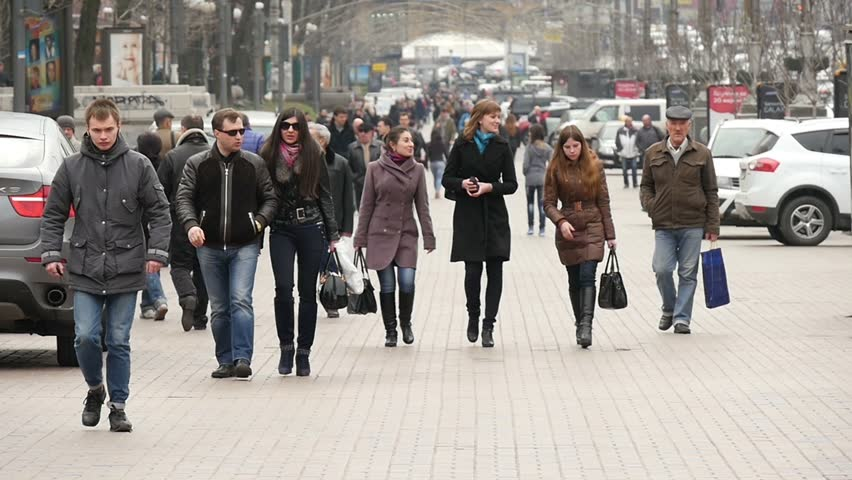
#> input picture vscode/02-material/W08/data/people01.jpg, 852 x 480 px
$ jupyter execute --allow-errors 03-hog.ipynb
#> lines starting #> are read from the running program, lines starting #| are printed output that depends on the picture; long printed decimals are rounded
[cell 1]
import requests
from IPython.core.display import HTML
HTML(f"""
<style>
@import "https://cdn.jsdelivr.net/npm/bulma@0.9.4/css/bulma.min.css";
</style>
""")

# Gradient image features: Histogram of Oriented Gradients (HoG) introduction
This exercise is centered around extraction of gradient features from images. It consist of two parts:
1. Construction of sobel (derivative) filters and convolving them with a sample image.
2. Introduction and application of HoG features on a sample image.

The following cell loads a sample image.

[cell 2]
## load input image
import matplotlib.pyplot as plt


fn =  "./data/people01.jpg"
image = plt.imread(fn)
#> image is the input picture: shape (480, 852, 3); mean R, G, B 152.3, 146.7, 141.6
print(image.shape)
#| (480, 852, 3)

#> (the rest of this cell did not finish here and is left out)

---
**Task 1 (medium): Apply sobel filters👩‍💻**
The goal in this task is to construct derivative (sobel) filters in the x and y direction, and apply them by implementing a convolution algoritm.
The following steps must be completed:
1. Constuct the two gradient filters defined by the matrices below:

$$
sobel_x=\left[
	\begin{array}{r r r}
		-1 & 0 & 1 \\
		-2 & 0 & 2 \\
		-1 & 0 & 1
	\end{array}
\right],
sobel_y=\left[
	\begin{array}{r r r}
		-1 & -2 & -1 \\
		0 &  0 & 0 \\
		1 & 2 & 1
	\end{array}
\right]
$$
2. (Optional) For the exercises last week, the `convolve`
 method from scipy was used to apply the filters. You are free to reuse the same method for this exercise. Optionally, this week we implement the method `convolve2d`
 from scratch. Below is a breakdown of the `convolve2d`
 function used for performing a 2D convolution operation on an image:
    - Reverse the filter, flipping it both vertically and horizontally, to adhere to the convolution's mathematical definition.

    - Output preparation, create an empty array, the same size as the image, to capture the convolution results.

    - Add zero-padding around the image borders to ensure that the kernel properly processes the edges.

    - Convolution process, iterate over each pixel. For each, apply the kernel, multiply its values with the image segment, and sum the results to assign a new value to the pixel.

3. Apply the sobel filters using `convolve2d`
 (or `convolve`
 from scipy) on the sample image. Plot the results using the provided subplot template.

---

[cell 3]
import numpy as np
import matplotlib.pyplot as plt
from skimage import color
from scipy.ndimage import convolve

def rgb2gray(rgb):
    """Convert RGB image to grayscale
       Parameters:
        rgb : RGB image
       Returns:
        Grayscale image
    """
    return np.dot(rgb[...,:3], [0.2989, 0.5870, 0.1140])
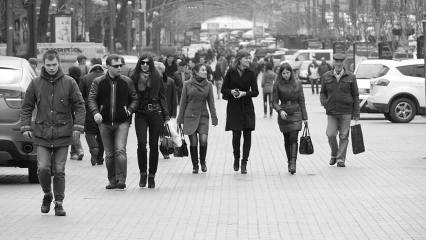
#> returned value: shape (480, 852) float64 (shown at 1/2 size); min 0, max 255, mean 147.8

# [9 lines left out: function convolve2d, not called in this run]


# Convert the image to grayscale
gray_image = rgb2gray(image)

# Compute the gradients using the Sobel operator
# Define the Sobel operator kernels.

# Step 1: construct sobel filters
sx = np.array([[-1, 0, 1],
               [-2, 0, 2],
               [-1, 0, 1]])

sy = sx.T # Due to the similarities of the two kernels, then we could take the transpose of sx and get sy
# Step 2: implement / finish
# Step 3: convolve the image with the filters

# Since shape is (480, 852, 3) then we need to get the dimensions
# to fit the dimensions of the kernel. For that reason to get rid of
# the 3 dimension at the end of the parenthesis, we need to get the
# greyscale first
grey_image = color.rgb2gray(image)
g_x = convolve(grey_image, sx)
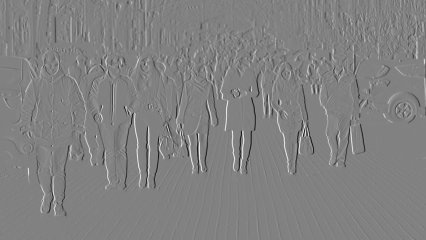
#> g_x: shape (480, 852) float64 (shown at 1/2 size); min -3.69, max 3.58, mean -0.000986; drawn with min black and max white
g_y = convolve(grey_image, sy)
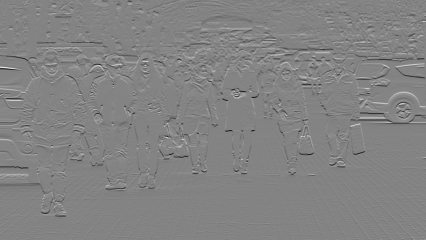
#> g_y: shape (480, 852) float64 (shown at 1/2 size); min -3.81, max 3.57, mean -0.00629; drawn with min black and max white
# Step 4:  Visualize the original image and gradients with the following subplot template

plt.figure(figsize=(15, 5))
#> (this line was passed over: IPython is not available in this run)
plt.subplot(1, 3, 1)
#> (this line was passed over: IPython is not available in this run)
#> (the rest of this cell did not finish here and is left out)

In the following section, you are reintroduced (see the classification lecture slides) to the [HOG descriptor](https://en.wikipedia.org/wiki/Histogram_of_oriented_gradients)
, shown how to calculate a HoG featues for an image, which includes a visualization of the HoG descriptor.
## Overview of Histogram of Oriented Gradients (HOG) Algorithm
The Histogram of Oriented Gradients (HOG) is a feature descriptor used in computer vision and image processing to detect objects. The process involves the following stages:

**1. Preprocessing / Smoothing:**

Initially, the image undergoes a global normalization application — a procedure that diminishes the effects of lighting discrepancies. A common technique involves gamma (power-law) compression, which can be achieved by calculating the square root or logarithm of each color channel. This stage helps in lessening the impact of local shadowing and highlights variations since the image texture strength is generally related to the local surface illumination.

**2. Calculation of Image Gradients:**

This stage focuses on computing the first-order image gradients. These gradients are crucial as they encapsulate information regarding contours, silhouettes, and textures. This process helps in maintaining resistance to different lighting conditions. The standard procedure is to either convert the image to grayscale or use the most prominent color channel.
**Info**
This step was implemented by us in the first part of the exercise.


**3. Creation of Cells and Calculation of Histograms:**

The objective here is to create an encoding that is attuned to local image content, yet stable against minor alterations in posture or appearance. This method involves partitioning the image window into smaller spatial segments known as "cells." Each cell undergoes a process to accumulate a local 1-D histogram that calculates gradient or edge orientations across all pixels within the cell. This histogram, known as the "orientation histogram," categorizes the gradient angle range into several predetermined bins, with the gradient magnitudes of the cell's pixels contributing to the histogram's data.

**4. Normalization Across Blocks:**

The subsequent stage involves normalizing, which takes into account local arrays of cells, and performs contrast adjustments on their collective responses before the next phase. This step is pivotal for achieving invariance to lighting, shadowing, and edge contrast. It operates by gathering a metric of local histogram "energy" over localized cell groups termed "blocks." This metric is then employed to normalize each cell within the block. Notably, while each cell might be common to multiple blocks, the normalizations are unique to each block, resulting in the cell's repeated appearance with distinct normalizations in the final output vector. Despite seeming redundant, this technique enhances performance. The descriptors obtained from these normalised blocks are what constitute the Histogram of Oriented Gradient (HOG) descriptors.

**5. Compilation of Feature Vector:**

The concluding step amalgamates the HOG descriptors from all block groupings, derived from a dense, overlapping grid spanning the detection window, into a unified feature vector. This vector is integral for the functionality of the window classifier.
In essence, the HOG algorithm is a sophisticated method that converts image data into a format conducive to object detection, with considerable resistance to variations in lighting and posture.

---

**Task 2 (easy): Calculate the HOG descriptor👩‍💻**

After block normalization, concatenate the resulting histograms into the final HOG feature descriptor (vector).
Use the function [skimage.feature.hog](https://scikit-image.org/docs/stable/api/skimage.feature.html<elem-0>.feature.hog)
 to compute
the feature descriptor vector from the resized image. Use the command:
```python
(fd, hog) = hog(
image,
orientations=bins,
pixels_per_cell=(pixels_per_cell, pixels_per_cell),
cells_per_block=(cells_per_block, cells_per_block),
block_norm="L2",
visualize=True,
feature_vector=False,
channel_axis=-1)

```
The function `skimage.features.hog`
 also returns the feature descriptor vector (`fd`
), in which its
size is equal to the number of: Bins $\times$ Block Columns
$\times$ Block Rows $\times$ Cells in the Block.

---

[cell 4]
from skimage.feature import hog
from skimage import data, exposure

# load new image
image1 = data.astronaut()[:270,100:320]
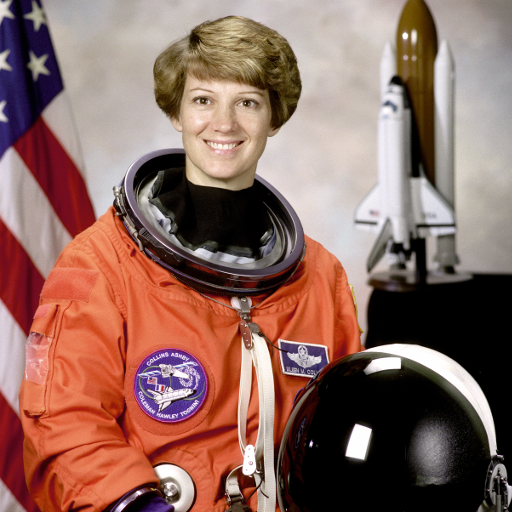
#> input picture skimage.data.astronaut(), 512 x 512 px
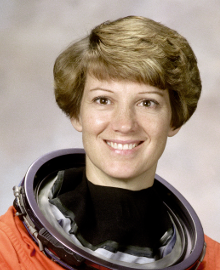
#> image1: shape (270, 220, 3); mean R, G, B 148.5, 130.6, 117.9
print(image1.shape)
#| (270, 220, 3)


fv=True, # Feature vector
bins = 8 # Bins
ppc = 16 # Pixels Per Cell
cpb = 4  # Cells Per Block

fd1, hog_feat1 = hog(image1,
                    orientations=bins,
                    pixels_per_cell=(ppc, ppc),
                    cells_per_block=(cpb, cpb),
                    block_norm="L2",
                    visualize=True,
                    feature_vector=True,
                    channel_axis=-1) # replace this with hog feature results. fd is the feature vector and hog_image is the visualization of the calculated gradients.
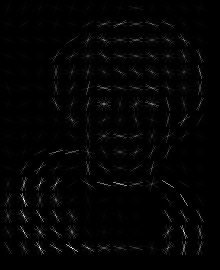
#> hog_feat1: shape (270, 220) float64; min 0, max 68.85, mean 1.1; drawn with min black and max white
#> fd1 = 16640 values, max 0.717 at index 14860, min 0 at index 12411, mean 0.0553

# after implementation of the HoG function, run the following plot
#> (the rest of this cell did not finish here and is left out)

---
**Task 3 (easy): Test the HOG descriptor👩‍💻**
Test the HOG descriptor and function settings:
Try changing:
- The number of bins
- The number of pixels per cell
- The number of cells per block

1. The number of cells per block does not change the visulization, why is that? what does it actually affect?
2. How much does the features space reduce by doing HoG (compare to the default setting)?    - Follow-up (optional), how is the number of output features (i.e. shape of HoG feature vector) defined by the settings (number of bins, number of pixels per cell, and number of cells per block)
**Tip**
Use the output shape of the feature vector to infer the relationship.

---In the next cell we load another image (of a cat) and run the same code as above

---

**Answers**
1. I am not sure why yet... However, what I do see is that it changes the number of features in the feature vector
2. In the hog.pdf it states that (ppc X ppc) X cpb X bins = (# of features in feature vector).
   So compared to the standard it is more.(Notice that i am not sure about this)

[cell 5]
image2 = data.cat()[:270,:440:2]
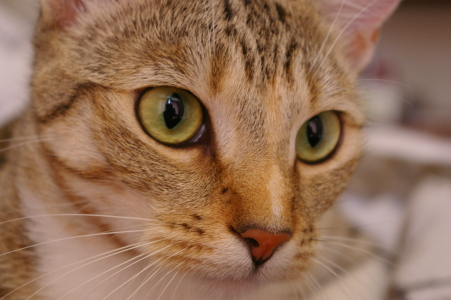
#> input picture skimage.data.cat(), 451 x 300 px
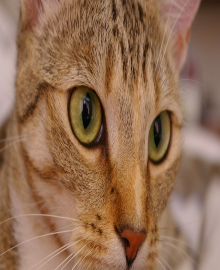
#> image2: shape (270, 220, 3); mean R, G, B 146.3, 109.6, 83.4
print(image2.shape)
#| (270, 220, 3)

fv=True, # Feature vector

# Bins: Controls the number of lines that is being used to show the edges/lines of the cat. Increasing this from 0 - n you will see the increase in details.(the number of lines in crosses being drawn)
bins = 8

# Pixels Per Cell: Controls how many pixels should be included in each cell. This increases the amount of crosses being drawn.
# By lowering it fewer pixels will be taken into consideration before drawing the crosses. Increasing it then more pixels will be taken into consideration
# when drawing the crosses
ppc = 16

# Cells Per Block
cpb = 4
fd2, hog_image2 = hog(image2,
                    orientations=bins,
                    pixels_per_cell=(ppc, ppc),
                    cells_per_block=(cpb, cpb),
                    block_norm="L2",
                    visualize=True,
                    feature_vector=True,
                    channel_axis=-1) # replace this with hog feature results. fd is the feature vector and hog_image is the visualization of the calculated gradients.
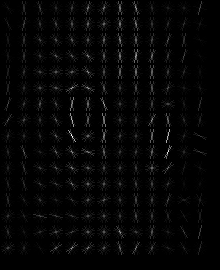
#> hog_image2: shape (270, 220) float64; min 0, max 46.89, mean 1; drawn with min black and max white
#> fd2 = 16640 values, max 0.608 at index 10398, min 0 at index 97, mean 0.0651

print(fd2.shape)
#| (16640,)

# after implementation of the HoG function, run the following plot
#> (the rest of this cell did not finish here and is left out)

---
**Task 4 (easy): Use Hog Features👩‍💻**
In this task compare the HoG features extracted from the two images. Specifically do the following:
1. For different setting visually compare the hog features
2. Calculate the normalized (use `np.linalg.norm`
 to normalize vectors) scalar product between the two feature vectors `fd1`
 and `fd2`
.     - Was is the scalar product between two feacture vectors? (compare it to the value of 1 )
    - Repeat the calculation for multiple HoG filter settings, notice a difference?

#tip(Set `feature_vector`
=True in `hog`
)
3. Based on the similarity, explain how HoG features can be used to classify different images of cat/humans.

---

[cell 6]
n1 = 1 / np.linalg.norm(fd1)
#> n1 = 0.0877
n2 = 1 / np.linalg.norm(fd2)
#> n2 = 0.0877
print(np.dot(n1, n2))
#| 0.007692

---
**Task 5 (medium): Interpretation/ Understanding questions💡**
Test your implementation by selecting
multiple images available in our dataset (`peopleXY.jpg`
). You
have to compare (visually) the HOG features of people and non-people
images.
- What is visually needed for humans to identify objects visually, compared to hog features?
- How would you apply HoG features in practice to classify different objects in a larger image with multiple people?

---We will get back to that next week!
The code in the cell below visualizes the HoG features:

[cell 7]
# load new image
fn =  "./data/people01.jpg"
image = plt.imread(fn)
print(image.shape)
#| (480, 852, 3)

fv=True,
bins = 8
ppc = 16
cpb = 4

fd, hog_image = hog(image,
                    orientations=bins,
                    pixels_per_cell=(ppc, ppc),
                    cells_per_block=(cpb, cpb),
                    block_norm="L2",
                    visualize=True,
                    feature_vector=True,
                    channel_axis=-1) # replace this hog feature restults. fd is the feature vector and hog_image the visualization of the calculated gradients.
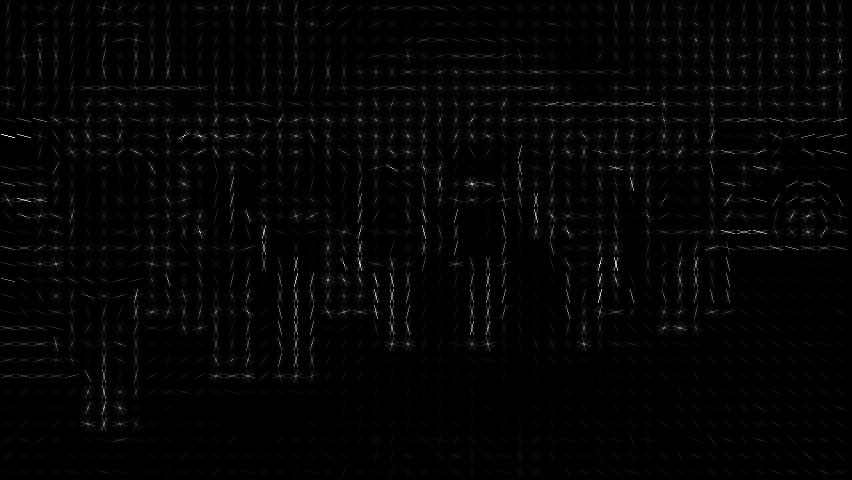
#> hog_image: shape (480, 852) float64; min 0, max 62.49, mean 1.1; drawn with min black and max white

print(f' HoG feature vector shape: {fd.shape}')
#|  HoG feature vector shape: (172800,)
print(f' HoG feature vector shape after vectorization: {fd.reshape(-1).shape}')
#|  HoG feature vector shape after vectorization: (172800,)

#> (the rest of this cell did not finish here and is left out)

$ run again, with vscode/02-material/W08/data/people02.jpg copied over vscode/02-material/W08/data/people01.jpg
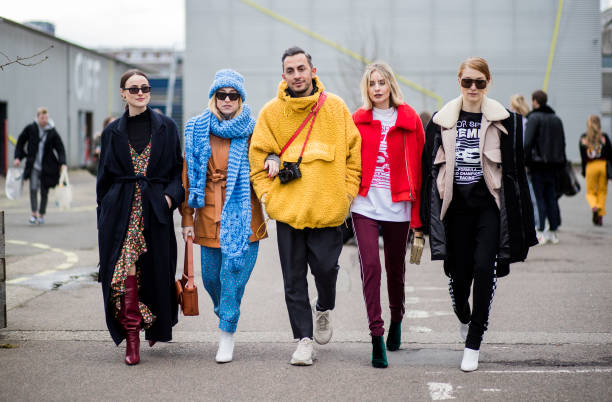
#> input picture vscode/02-material/W08/data/people02.jpg, 612 x 402 px
#> image is the input picture: shape (402, 612, 3); mean R, G, B 139.8, 130.9, 129.4
#| (402, 612, 3)
#| (270, 220, 3)
#> fd1 = 16640 values, max 0.717 at index 14860, min 0 at index 12411, mean 0.0553
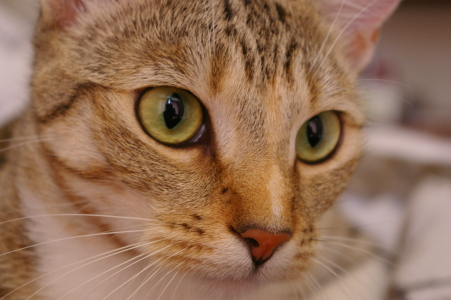
#> input picture skimage.data.cat(), 451 x 300 px
#| (270, 220, 3)
#> fd2 = 16640 values, max 0.608 at index 10398, min 0 at index 97, mean 0.0651
#| (16640,)
#> n1 = 0.0877
#| 0.007692
#| (402, 612, 3)
#> `fd, hog_image = hog(image, orientations=bins, pixels_per_cell=(ppc, pp..`:
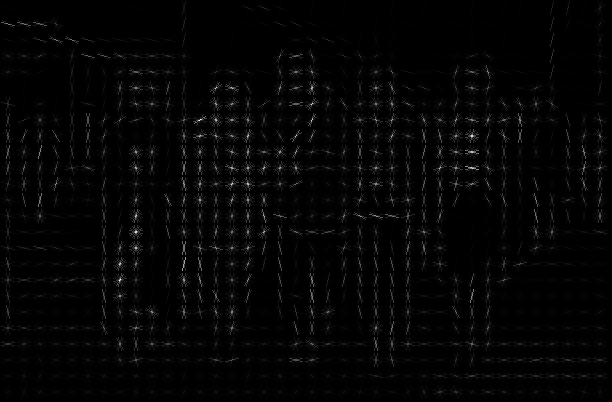
#> hog_image: shape (402, 612) float64; min 0, max 67.84, mean 1.3; drawn with min black and max white
#|  HoG feature vector shape: (98560,)
#|  HoG feature vector shape after vectorization: (98560,)

$ run again, with vscode/02-material/W08/data/people03.jpg copied over vscode/02-material/W08/data/people01.jpg
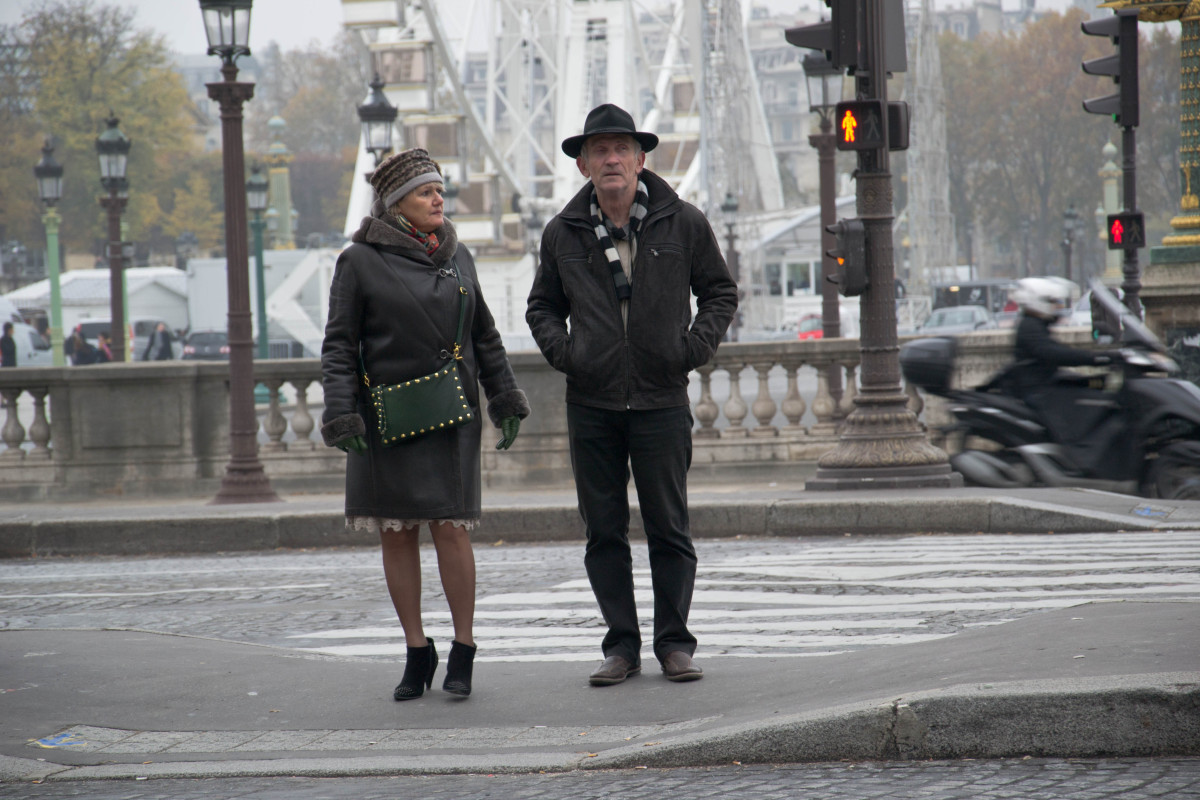
#> input picture vscode/02-material/W08/data/people03.jpg, 1200 x 800 px
#> image is the input picture: shape (800, 1200, 3); mean R, G, B 122, 121.5, 121.2
#| (800, 1200, 3)
#| (270, 220, 3)
#> fd1 = 16640 values, max 0.717 at index 14860, min 0 at index 12411, mean 0.0553
#| (270, 220, 3)
#> fd2 = 16640 values, max 0.608 at index 10398, min 0 at index 97, mean 0.0651
#| (16640,)
#> n1 = 0.0877
#| 0.007692
#| (800, 1200, 3)
#> `fd, hog_image = hog(image, orientations=bins, pixels_per_cell=(ppc, pp..`:
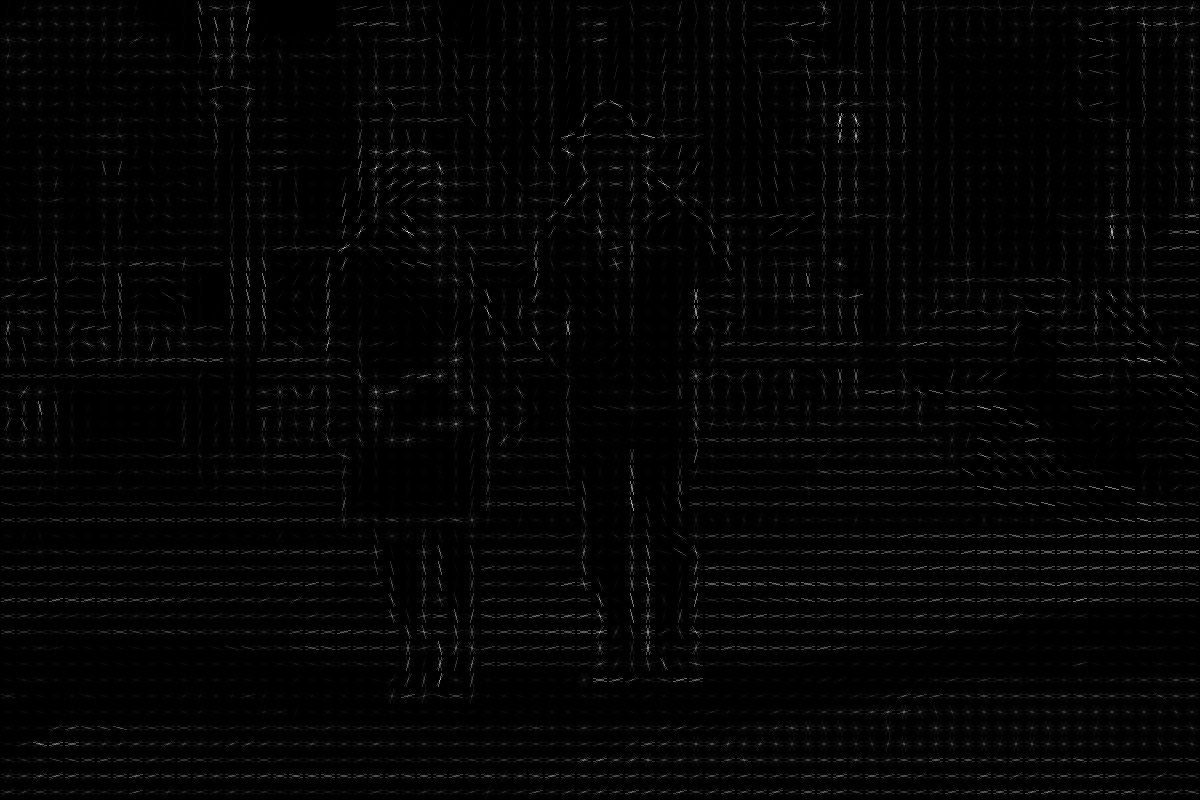
#> hog_image: shape (800, 1200) float64; min 0, max 45.44, mean 0.8; drawn with min black and max white
#|  HoG feature vector shape: (433152,)
#|  HoG feature vector shape after vectorization: (433152,)
